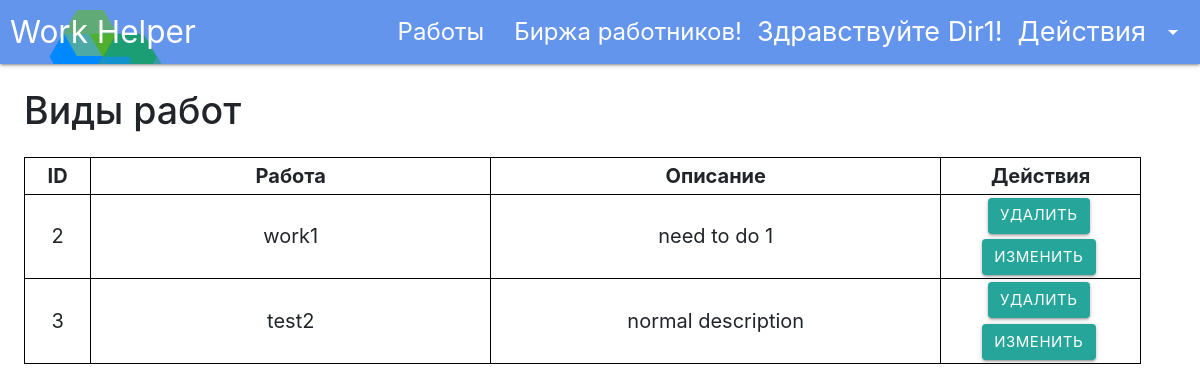
The page /list_work (signed in) on the database its author committed.
### data/users.py (models this page shows, shortened)
class User(SqlAlchemyBase, UserMixin, SerializerMixin):
    __tablename__ = 'users'
    id = sqlalchemy.Column(sqlalchemy.Integer, primary_key=True, autoincrement=True)
    account_type = sqlalchemy.Column(sqlalchemy.Integer, sqlalchemy.ForeignKey('accounts_type.id'))
    user_name = sqlalchemy.Column(sqlalchemy.String, unique=True)
    hashed_password = sqlalchemy.Column(sqlalchemy.String, nullable=False)
    surname = sqlalchemy.Column(sqlalchemy.String, nullable=False)
    name = sqlalchemy.Column(sqlalchemy.String, nullable=False)
    birthday = sqlalchemy.Column(sqlalchemy.DateTime, nullable=False)
    photo = sqlalchemy.Column(sqlalchemy.BLOB)
    email = sqlalchemy.Column(sqlalchemy.String, unique=True)
    about_me = sqlalchemy.Column(sqlalchemy.String, nullable=True)

### data/work.py (models this page shows)
class Work(SqlAlchemyBase):
    __tablename__ = 'works'
    id = sqlalchemy.Column(sqlalchemy.Integer, primary_key=True, autoincrement=True)
    work = sqlalchemy.Column(sqlalchemy.String, unique=True)
    description = sqlalchemy.Column(sqlalchemy.String, nullable=False)
    director_id = sqlalchemy.Column(sqlalchemy.Integer, sqlalchemy.ForeignKey('directors.director_id'))
    director = orm.relation("Director")
    works_list = orm.relation('WorkList', secondary='work_list_to_work', backref='work')

### modules/handlers/for_director.py (the view)
@blueprint.route('/list_work')
def list_work():
    if current_user.is_authenticated is False or current_user.account_type != 2:
        abort(404)
    session = db_session.create_session()
    works = session.query(Work).filter(Work.director_id == current_user.id)
    return render_template('works_list.html', works=works)

### data/db_session.py (called while the page is built)
def create_session() -> Session:
    global __factory
    return __factory()

### main.py (called while the page is built)
@login_manager.user_loader
def load_user(user_id):
    session = db_session.create_session()
    return session.query(User).get(user_id)

### templates/works_list.html (shortened to what this page needs)
{% extends 'base.html' %}
{% block content %}
    <div class="company">
        <h1 style="margin-bottom: 2%">Виды работ</h1>
        <table>
            <tr>
                <th class="first_col">ID</th>
                <th class="second_col">Работа</th>
                <th class="third_col">Описание</th>
                <th class="fifth_col">Действия</th>
            </tr>
            {% for work in works %}
                <tr>
                    <td>{{ work.id }}</td>
                    <td>{{ work.work }}</td>
                    <td>{{ work.description }}</td>
                    <td><a href="/delete_work/{{ work.id }}" class="btn" style="margin-bottom: 3%">Удалить</a>
                        <a href="/change_work/{{ work.id }}" class="btn">Изменить</a></td>
                </tr>
            {% endfor %}
        </table>
    </div>
{% endblock %}

### templates/base.html (shortened to what this page needs)
<!DOCTYPE html>
<html lang="en">
<head>
    <link type="text/css" rel="stylesheet" href="{{ url_for('static', filename='/css/materialize.css' ) }}"
          media="screen,projection"/>
    <link rel="stylesheet" href="https://maxcdn.bootstrapcdn.com/bootstrap/4.0.0/css/bootstrap.min.css"
>
    <link rel="stylesheet" href="{{ url_for('static', filename='/css/style.css' ) }}">
</head>
<body>
<nav>
    <div class="nav-wrapper">
        <a href="/" class="brand-logo">Work Helper</a>
        <ul id="nav-mobile" class="right hide-on-med-and-down">
            {% if current_user.is_authenticated %}
                {% if current_user.account_type == 2 %}
                    <li><a class="nav_functions" href="/company">Работы</a></li>
                    <li><a class="nav_functions" href="/hire_workers">Биржа работников!</a></li>
                {% else %}
                    <li><a class="nav_functions" href="/works">Работы</a></li>
                    <li><a class="nav_functions" href="/invites_box">Приглашения</a></li>
                {% endif %}
                <li><span class="nav_authorization">Здравствуйте {{ current_user.name|title }}!</span></li>
                <li><a class="nav_authorization dropdown-trigger" href="#!" data-target="user_func">Действия<i
                        class="material-icons right">arrow_drop_down</i></a></li>
            {% else %}
                <li><a class="nav_authorization" href="/register">Зарегистрироваться</a></li>
                <li><a class="nav_authorization" href="/login">Войти</a></li>
            {% endif %}
        </ul>
    </div>
</nav>
{% block content %}
{% endblock %}
</body>
</html>

### static/css/style.css (style rules this page uses)
.nav-wrapper { background-color: cornflowerblue; }
.brand-logo { margin-left: 10px; }
.nav_authorization { font-size: 27px; }
.nav_functions { font-size: 24px; }
.brand-logo { background-image: url("/img/logo.png"); }
a { text-decoration: none; }
.company { margin-top: 2%; margin-left: 2%; }
.company .btn { margin-right: 2%; }
.company table { margin-top: 1%; width: 95%; }
.company td, th { padding: 3px; border: 1px solid black; font-size: 20px; text-align: center; }
.company .second_col { width: 400px; }
.company .fifth_col { width: 200px; }

### rows shown on the page
User: name "Dir1"
Work: id "2", work "work1", description "need to do 1"
Work: id "3", work "test2", description "normal description"
